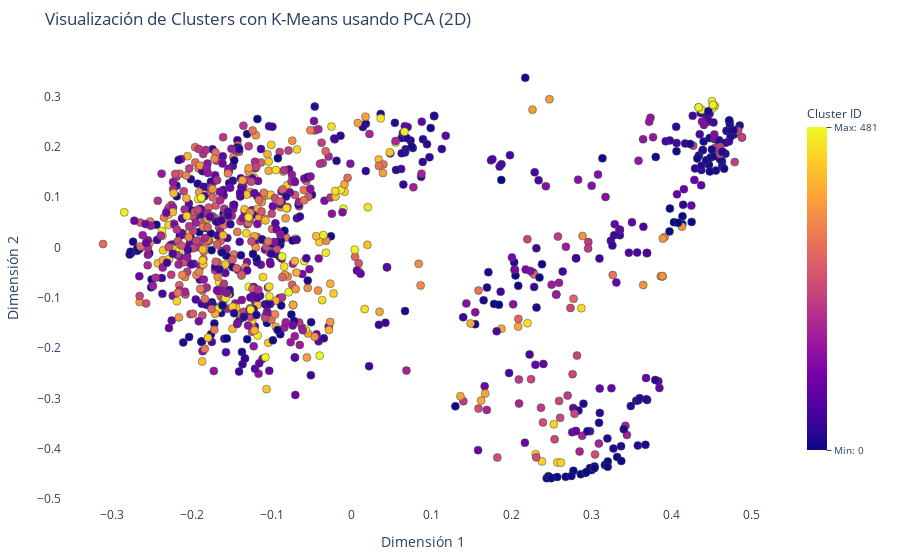
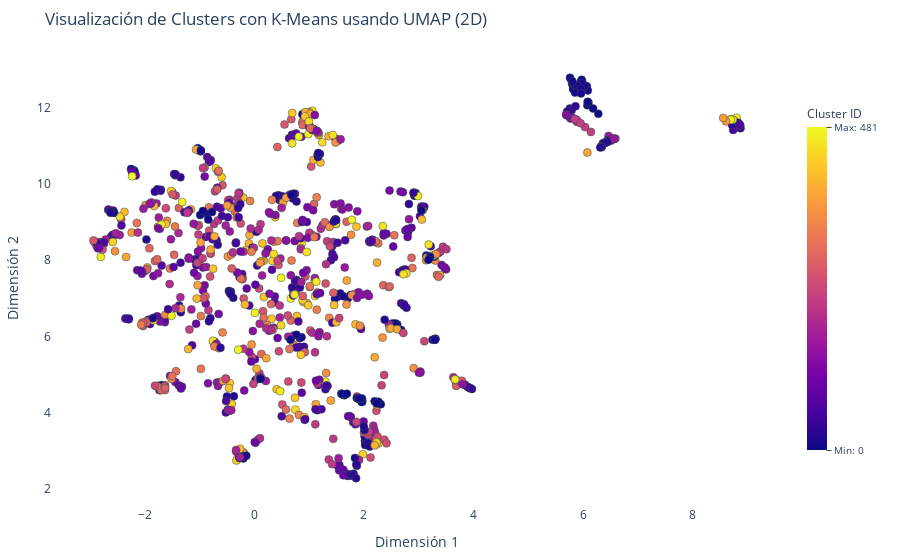

The cell these charts' notebook holds for them, in order:
### Code cell
import pandas as pd
import numpy as np
from sklearn.decomposition import PCA
import umap
import plotly.express as px

# Reducir dimensiones con PCA (2D)
pca = PCA(n_components=2)
X_pca_2d = pca.fit_transform(X_emb)

# Reducir dimensiones con UMAP (2D)
umap_reducer_2d = umap.UMAP(n_components=2, random_state=42)
X_umap_2d = umap_reducer_2d.fit_transform(X_emb)

# Función para personalizar visualización
def customize_plot(fig, title):
    fig.update_traces(marker=dict(size=8, line=dict(width=0.5, color='DarkSlateGrey')))
    fig.update_layout(
        title=title,
        coloraxis_colorbar=dict(
            title="Cluster ID",
            thickness=20,
            len=0.8,
            ticks="outside",
            tickvals=[df['cluster'].min(), df['cluster'].max()],  # Solo el rango inicial y final
            ticktext=[f"Min: {df['cluster'].min()}", f"Max: {df['cluster'].max()}"],
            tickfont=dict(size=10),
        ),
        margin=dict(l=50, r=50, t=50, b=50),
        plot_bgcolor="white",  # Fondo blanco
        xaxis=dict(title="Dimensión 1", showgrid=False),  # Quitar rejillas
        yaxis=dict(title="Dimensión 2", showgrid=False)   # Quitar rejillas
    )
    return fig

# Visualización interactiva con PCA (2D) y barra de colores
pca_2d_fig = px.scatter(
    x=X_pca_2d[:, 0], 
    y=X_pca_2d[:, 1], 
    color=df['cluster'],  # Color continuo para barra de colores
    hover_data={'Título': df['title_std'], 'Cluster': df['cluster']},
    labels={'x': 'Componente Principal 1', 'y': 'Componente Principal 2', 'color': 'Clusters'}
)

# Personalizar la visualización PCA
pca_2d_fig = customize_plot(pca_2d_fig, "Visualización de Clusters con K-Means usando PCA (2D)")
pca_2d_fig.show()

# Visualización interactiva con UMAP (2D) y barra de colores
umap_2d_fig = px.scatter(
    x=X_umap_2d[:, 0], 
    y=X_umap_2d[:, 1], 
    color=df['cluster'],  # Color continuo para barra de colores
    hover_data={'Título': df['title_std'], 'Cluster': df['cluster']},
    labels={'x': 'Dimensión 1', 'y': 'Dimensión 2', 'color': 'Clusters'}
)

# Personalizar la visualización UMAP
umap_2d_fig = customize_plot(umap_2d_fig, "Visualización de Clusters con K-Means usando UMAP (2D)")
umap_2d_fig.show()

### Figure 1 — Plotly figure (JSON) as saved in the notebook; plotly's stock layout.template omitted (floating-point values rounded to 4 significant figures; data arrays with more than 128 entries replaced by an {"elided": "..."} marker saying what was removed)
{"data": [{"customdata": {"elided": "1000x2 mixed values"}, "hovertemplate": "Componente Principal 1=%{x}<br>Componente Principal 2=%{y}<br>Título=%{customdata[0]}<br>Cluster=%{customdata[1]}<br>Clusters=%{marker.color}<extra></extra>", "legendgroup": "", "marker": {"color": {"elided": "1000 int values"}, "coloraxis": "coloraxis", "line": {"color": "DarkSlateGrey", "width": 0.5}, "size": 8, "symbol": "circle"}, "mode": "markers", "name": "", "orientation": "v", "showlegend": false, "type": "scatter", "x": {"elided": "1000 float values"}, "xaxis": "x", "y": {"elided": "1000 float values"}, "yaxis": "y"}], "layout": {"coloraxis": {"colorbar": {"len": 0.8, "thickness": 20, "tickfont": {"size": 10}, "ticks": "outside", "ticktext": ["Min: 0", "Max: 481"], "tickvals": [0, 481], "title": {"text": "Cluster ID"}}, "colorscale": [[0, "#0d0887"], [0.1111, "#46039f"], [0.2222, "#7201a8"], [0.3333, "#9c179e"], [0.4444, "#bd3786"], [0.5556, "#d8576b"], [0.6667, "#ed7953"], [0.7778, "#fb9f3a"], [0.8889, "#fdca26"], [1, "#f0f921"]]}, "legend": {"tracegroupgap": 0}, "margin": {"b": 50, "l": 50, "r": 50, "t": 50}, "plot_bgcolor": "white", "title": {"text": "Visualización de Clusters con K-Means usando PCA (2D)"}, "xaxis": {"anchor": "y", "domain": [0, 1], "showgrid": false, "title": {"text": "Dimensión 1"}}, "yaxis": {"anchor": "x", "domain": [0, 1], "showgrid": false, "title": {"text": "Dimensión 2"}}}}

### Figure 2 — Plotly figure (JSON) as saved in the notebook; plotly's stock layout.template omitted (floating-point values rounded to 4 significant figures; data arrays with more than 128 entries replaced by an {"elided": "..."} marker saying what was removed)
{"data": [{"customdata": {"elided": "1000x2 mixed values"}, "hovertemplate": "Dimensión 1=%{x}<br>Dimensión 2=%{y}<br>Título=%{customdata[0]}<br>Cluster=%{customdata[1]}<br>Clusters=%{marker.color}<extra></extra>", "legendgroup": "", "marker": {"color": {"elided": "1000 int values"}, "coloraxis": "coloraxis", "line": {"color": "DarkSlateGrey", "width": 0.5}, "size": 8, "symbol": "circle"}, "mode": "markers", "name": "", "orientation": "v", "showlegend": false, "type": "scatter", "x": {"elided": "1000 float values"}, "xaxis": "x", "y": {"elided": "1000 float values"}, "yaxis": "y"}], "layout": {"coloraxis": {"colorbar": {"len": 0.8, "thickness": 20, "tickfont": {"size": 10}, "ticks": "outside", "ticktext": ["Min: 0", "Max: 481"], "tickvals": [0, 481], "title": {"text": "Cluster ID"}}, "colorscale": [[0, "#0d0887"], [0.1111, "#46039f"], [0.2222, "#7201a8"], [0.3333, "#9c179e"], [0.4444, "#bd3786"], [0.5556, "#d8576b"], [0.6667, "#ed7953"], [0.7778, "#fb9f3a"], [0.8889, "#fdca26"], [1, "#f0f921"]]}, "legend": {"tracegroupgap": 0}, "margin": {"b": 50, "l": 50, "r": 50, "t": 50}, "plot_bgcolor": "white", "title": {"text": "Visualización de Clusters con K-Means usando UMAP (2D)"}, "xaxis": {"anchor": "y", "domain": [0, 1], "showgrid": false, "title": {"text": "Dimensión 1"}}, "yaxis": {"anchor": "x", "domain": [0, 1], "showgrid": false, "title": {"text": "Dimensión 2"}}}}
